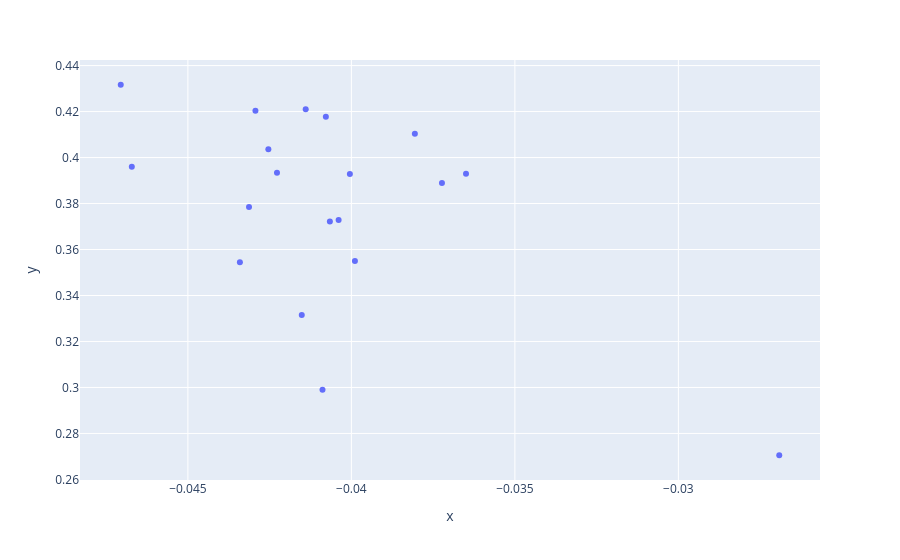

The notebook cell saved with this chart:
### Code cell
df = df_add[[('val', '28_day_percentile'), ('val', 'mean')]].sort_values(by = ('val', '28_day_percentile'))
import plotly.express as px
fig = px.scatter(x = df.iloc[:,0], y = df.iloc[:,1])
fig.show()
df

### Figure 1 — Plotly figure (JSON) as saved in the notebook; plotly's stock layout.template omitted (floating-point values rounded to 4 significant figures)
{"data": [{"hovertemplate": "x=%{x}<br>y=%{y}<extra></extra>", "legendgroup": "", "marker": {"color": "#636efa", "symbol": "circle"}, "mode": "markers", "name": "", "orientation": "v", "showlegend": false, "type": "scatter", "x": [-0.04705, -0.04672, -0.04341, -0.04313, -0.04293, -0.04254, -0.04228, -0.04152, -0.0414, -0.04088, -0.04078, -0.04066, -0.04039, -0.04005, -0.03989, -0.03806, -0.03723, -0.03649, -0.02692], "xaxis": "x", "y": [0.4317, 0.396, 0.3545, 0.3785, 0.4203, 0.4036, 0.3934, 0.3315, 0.421, 0.2991, 0.4178, 0.3722, 0.3728, 0.3928, 0.3551, 0.4103, 0.3889, 0.393, 0.2705], "yaxis": "y"}], "layout": {"legend": {"tracegroupgap": 0}, "margin": {"t": 60}, "xaxis": {"anchor": "y", "domain": [0, 1], "title": {"text": "x"}}, "yaxis": {"anchor": "x", "domain": [0, 1], "title": {"text": "y"}}}}
